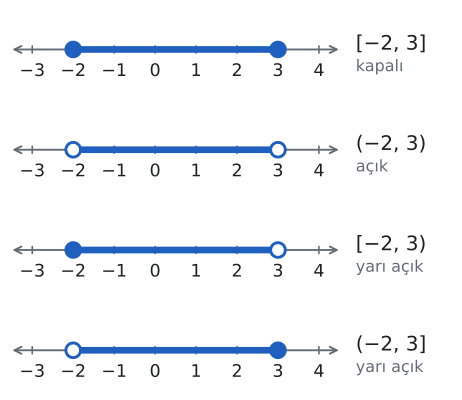

Here is the Python script that generated this plot:
import sys; sys.path.insert(0, "tools")
from cizim import *

# Dört aralık türü: aynı uç noktalar (−2 ve 3), farklı dahil olma durumları.
SATIRLAR = [
    ("[−2, 3]", "kapalı", True, True),
    ("(−2, 3)", "açık", False, False),
    ("[−2, 3)", "yarı açık", True, False),
    ("(−2, 3]", "yarı açık", False, True),
]
fig, eks = plt.subplots(len(SATIRLAR), 1, figsize=(6, 5.2))
for ax, (gosterim, ad, sol, sag) in zip(eks, SATIRLAR):
    sayi_dogrusu(ax, -3, 4)
    ax.hlines(0, -2, 3, color=MAVI, lw=5, zorder=3)
    for x, dolu in ((-2, sol), (3, sag)):
        ax.plot(x, 0, "o", color=MAVI, markerfacecolor=MAVI if dolu else "white", markersize=11, mew=2.2, zorder=5)
    ax.text(4.9, 0.12, gosterim, va="center", fontsize=15, color=YAZI)
    ax.text(4.9, -0.42, ad, va="center", fontsize=12, color=SOLUK)
    ax.set_xlim(-3.6, 7.3)
kaydet(fig, __file__)
